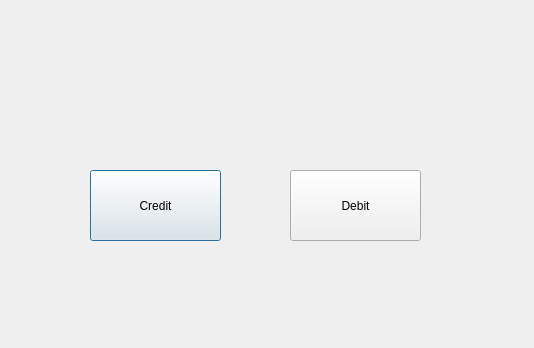
<?xml version="1.0" encoding="UTF-8"?>
<ui version="4.0">
 <class>consoleCreditDebit</class>
 <widget class="QDialog" name="consoleCreditDebit">
  <property name="geometry">
   <rect>
    <x>0</x>
    <y>0</y>
    <width>534</width>
    <height>348</height>
   </rect>
  </property>
  <property name="windowTitle">
   <string>Dialog</string>
  </property>
  <widget class="QPushButton" name="btnCredit">
   <property name="geometry">
    <rect>
     <x>90</x>
     <y>170</y>
     <width>131</width>
     <height>71</height>
    </rect>
   </property>
   <property name="text">
    <string>Credit</string>
   </property>
  </widget>
  <widget class="QPushButton" name="btnDebit">
   <property name="geometry">
    <rect>
     <x>290</x>
     <y>170</y>
     <width>131</width>
     <height>71</height>
    </rect>
   </property>
   <property name="text">
    <string>Debit</string>
   </property>
  </widget>
 </widget>
 <resources/>
 <connections/>
</ui>
